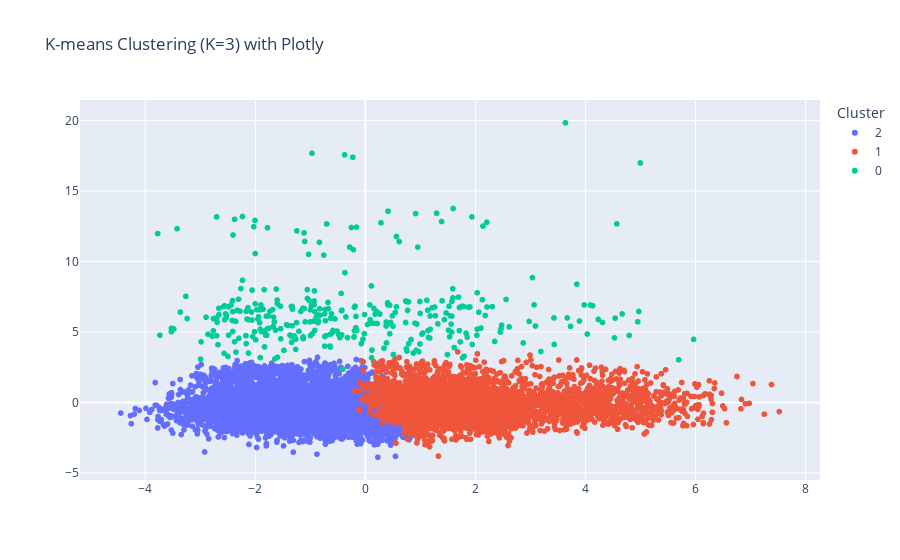

Here is the notebook cell this chart was saved with:
### Markdown cell above
### Apply with K-means

### Code cell
# optimal_k = 2  

# Fit KMeans with the optimal number of clusters
kmeans_optimal = KMeans(n_clusters=optimal_k, random_state=1)
cluster_labels_optimal = kmeans_optimal.fit_predict(X)

# Add the cluster labels to the existing dataframe
df['Cluster'] = pd.Series(cluster_labels_optimal)

# Visualize the clustered data in 2D using PCA with plotly
pca = PCA(n_components=2)
X_pca = pca.fit_transform(X)

# Create a new dataframe for visualization
df_visualize = pd.DataFrame(X_pca, columns=['PC1', 'PC2'])
df_visualize['Cluster'] = cluster_labels_optimal.astype(str)

# Visualize the clustered data using plotly
fig = px.scatter(df_visualize, x='PC1', y='PC2', color='Cluster', title=f'K-means Clustering (K={optimal_k}) with Plotly')
fig.update_layout(xaxis_title='', yaxis_title='')  # Remove x and y labels
fig.show()

### Figure 1 — Plotly figure (JSON) as saved in the notebook; plotly's stock layout.template omitted (floating-point values rounded to 4 significant figures; data arrays with more than 128 entries replaced by an {"elided": "..."} marker saying what was removed)
{"data": [{"hovertemplate": "Cluster=2<br>PC1=%{x}<br>PC2=%{y}<extra></extra>", "legendgroup": "2", "marker": {"color": "#636efa", "symbol": "circle"}, "mode": "markers", "name": "2", "showlegend": true, "type": "scattergl", "x": {"elided": "6352 float values"}, "xaxis": "x", "y": {"elided": "6352 float values"}, "yaxis": "y"}, {"hovertemplate": "Cluster=1<br>PC1=%{x}<br>PC2=%{y}<extra></extra>", "legendgroup": "1", "marker": {"color": "#EF553B", "symbol": "circle"}, "mode": "markers", "name": "1", "showlegend": true, "type": "scattergl", "x": {"elided": "3740 float values"}, "xaxis": "x", "y": {"elided": "3740 float values"}, "yaxis": "y"}, {"hovertemplate": "Cluster=0<br>PC1=%{x}<br>PC2=%{y}<extra></extra>", "legendgroup": "0", "marker": {"color": "#00cc96", "symbol": "circle"}, "mode": "markers", "name": "0", "showlegend": true, "type": "scattergl", "x": {"elided": "340 float values"}, "xaxis": "x", "y": {"elided": "340 float values"}, "yaxis": "y"}], "layout": {"legend": {"title": {"text": "Cluster"}, "tracegroupgap": 0}, "title": {"text": "K-means Clustering (K=3) with Plotly"}, "xaxis": {"anchor": "y", "domain": [0, 1], "title": {"text": ""}}, "yaxis": {"anchor": "x", "domain": [0, 1], "title": {"text": ""}}}}
